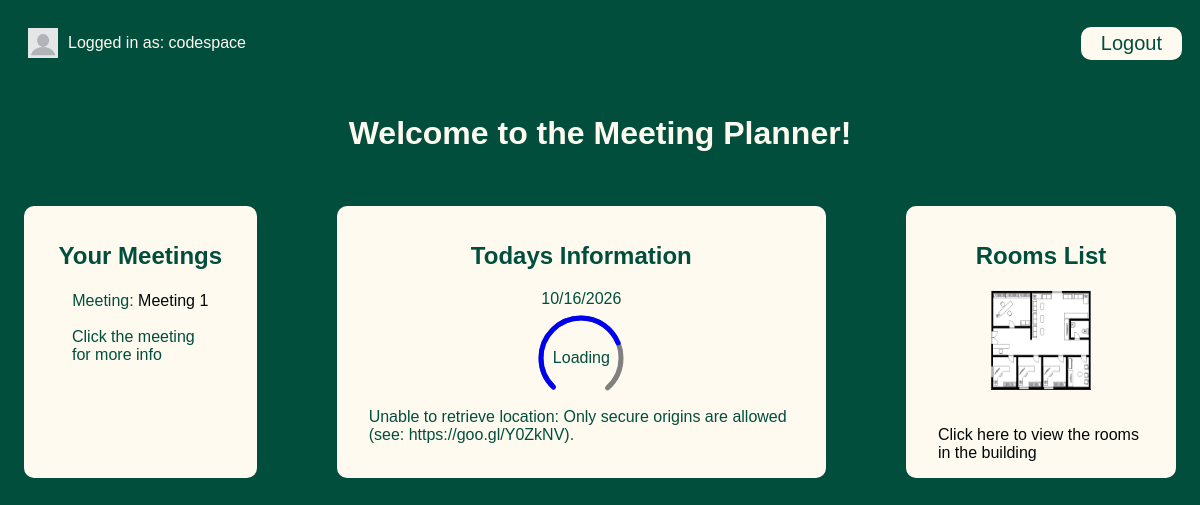
The app's page / (signed in), older data.
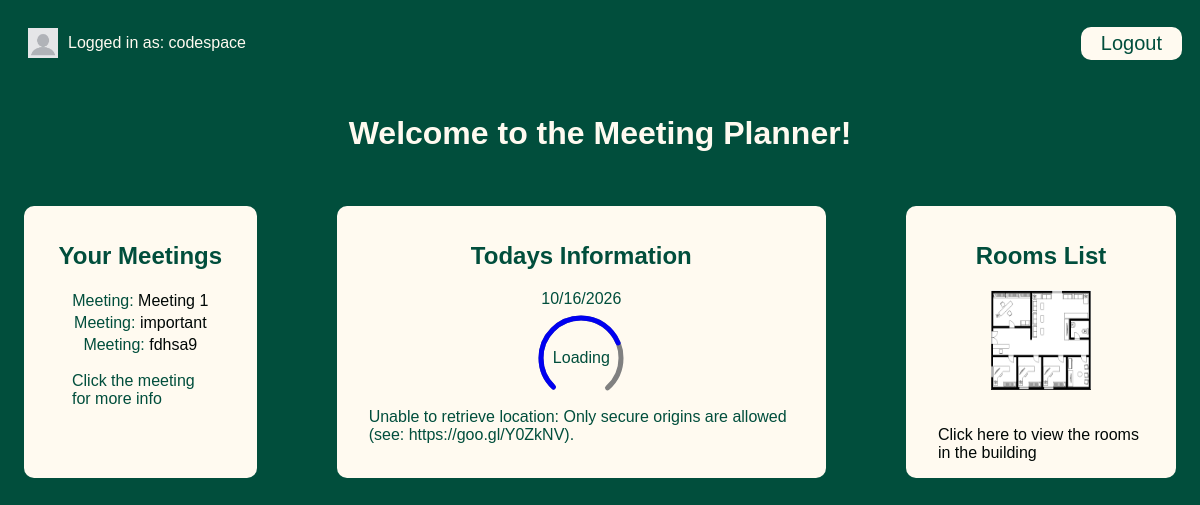
The same page, newer data.
### meetings/models.py (models this page shows, shortened)
class Meeting(models.Model):
    title = models.CharField(max_length=200)
    date = models.DateField()
    start_time = models.TimeField(default=time(9))
    duration = models.IntegerField(default=1)
    room = models.ForeignKey(Room, on_delete=models.CASCADE)
    participants = models.ManyToManyField(get_user_model())#incase db changes we call this insted

### website/views.py (the view)
# urls.py: path('', welcome, name="welcome"),
def welcome(request):
    if request.user.is_authenticated:
        context =  {"meetings": Meeting.objects.all()}
    else:
        context = {}
    return render(request, "website/welcome.html",context)#dictionary is passed to the template

### templates/website/welcome.html (shortened to what this page needs)
{% extends "base.html" %}
{%load static%}
{% block extra_scripts %}
    <link rel="stylesheet" href="{% static 'website/welcome.css' %}">
{% endblock %}
{% block content%}
    <h1>Welcome to the Meeting Planner!</h1>
    {% if user.is_authenticated %}
        <div id="main-text">
            <div class="item meetings">
                <h2>Your Meetings</h2>
                    {% for meeting in meetings %}
                            <p>Meeting: <a href="{% url 'detail' meeting.id %}">
                                {{meeting.title}}
                            </a></p>
                    {% endfor %}
                <p style="padding:1rem;">Click the meeting for more info</p>
            </div>
            <div class="item">
                <h2>Todays Information</h2>
                <div id="date"></div>
                <div class = temp-circle>
                    <div id="temp">Loading</div>
                </div>
                <div id="weather"></div>
            </div>
            <div class="item">
                <h2>Rooms List</h2>
                <img src="{% static 'website/floorplan.png' %}" width="100" height="100">
                <br><br>
                <a href="{%url 'rooms'%}">Click here to view the rooms in the building</a>
            </div>
        </div>
    {%endif%}
{%endblock%}

Row changes from the older to the newer data that the page shows:
added Meeting: title "important"
added Meeting: title "fdhsa9"
